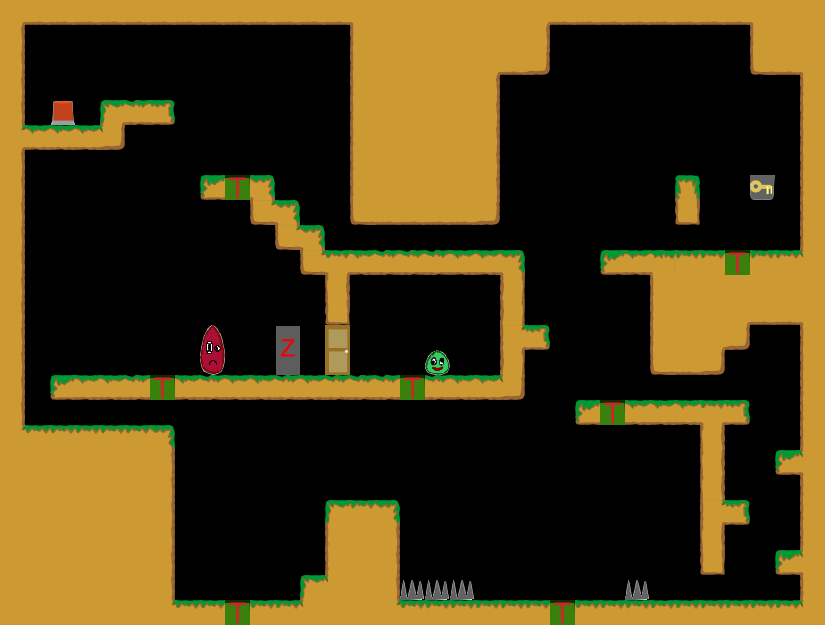

A 2D game scene composited from a Tiled map and its tileset images. What follows is a short description and the map's XML, with each tile layer's data collapsed to a summary:
An orthogonal 33x25 tile map with 25x25 px tiles, 1 tile layer (Kachelebene 1).

<map version="1.0" orientation="orthogonal" width="33" height="25" tilewidth="25" tileheight="25">
 <tileset firstgid="1" name="Tileset" tilewidth="25" tileheight="25">
  <image source="../../../img/Tileset.png" width="400" height="250" />
 </tileset>
 <layer name="Kachelebene 1" width="33" height="25">
  <data>[825 cells, 330 non-empty, 41 distinct tile ids]</data>
 </layer>
</map>
